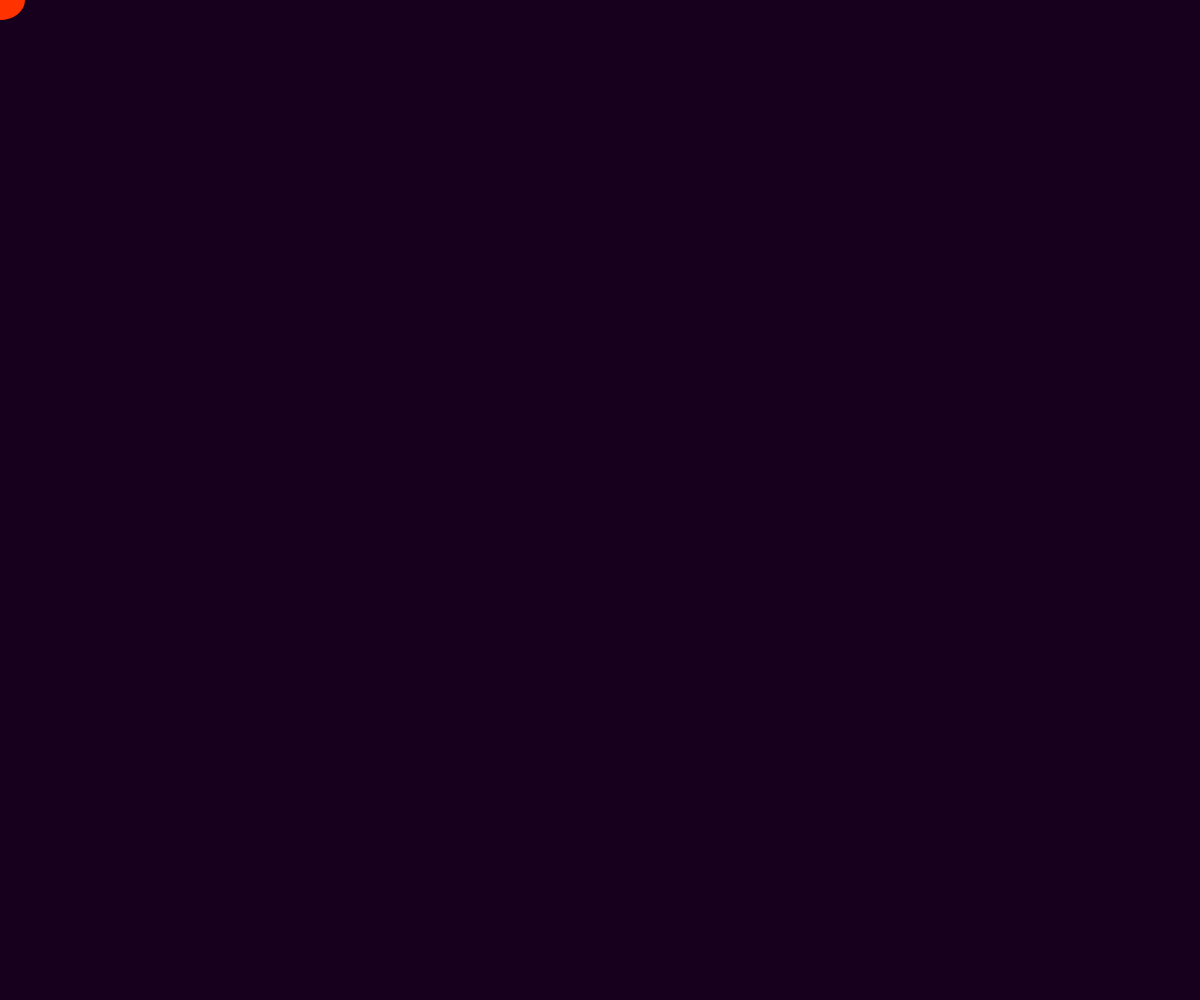
Frame 1 (no input)
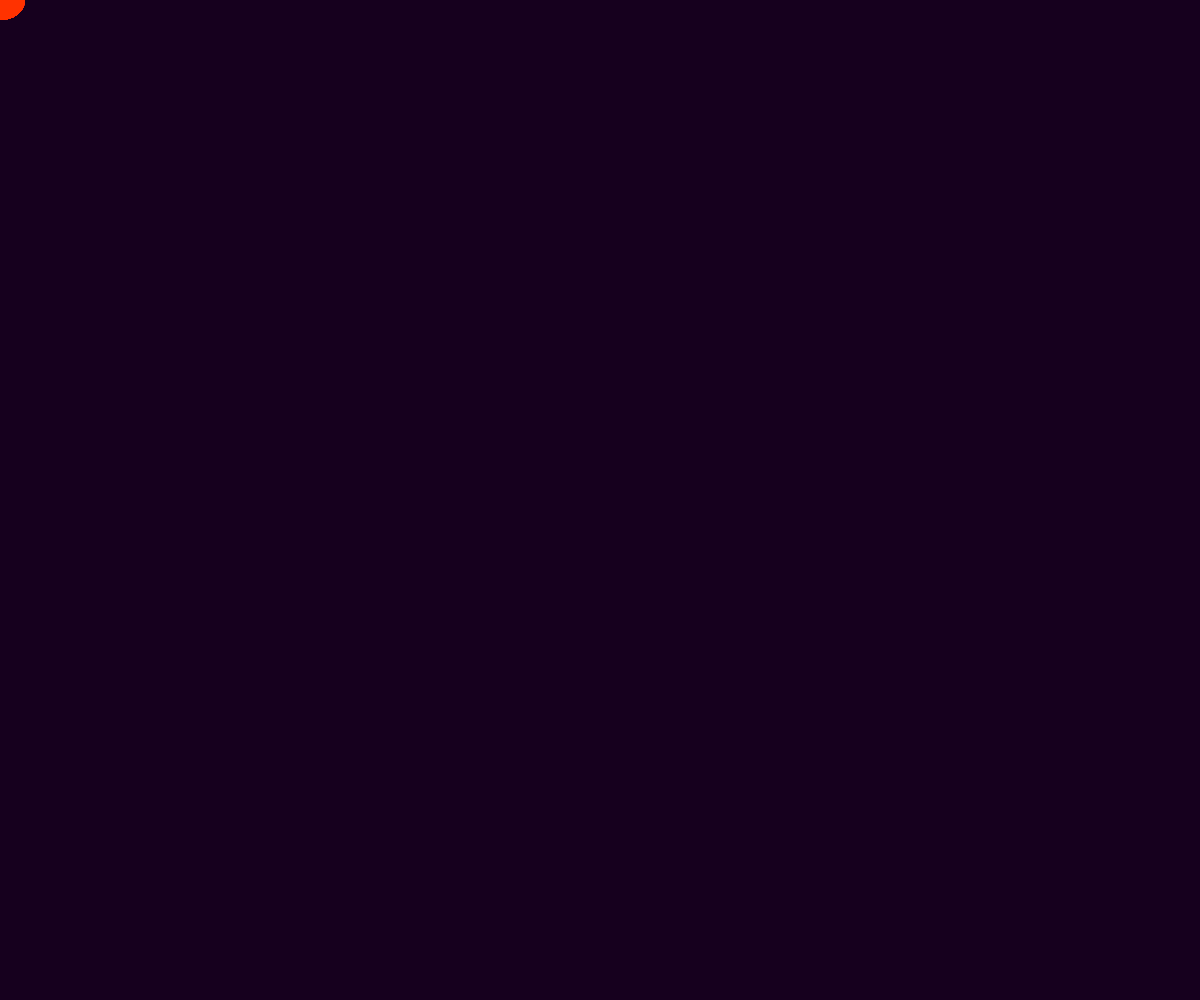
Frame 60 (no input)
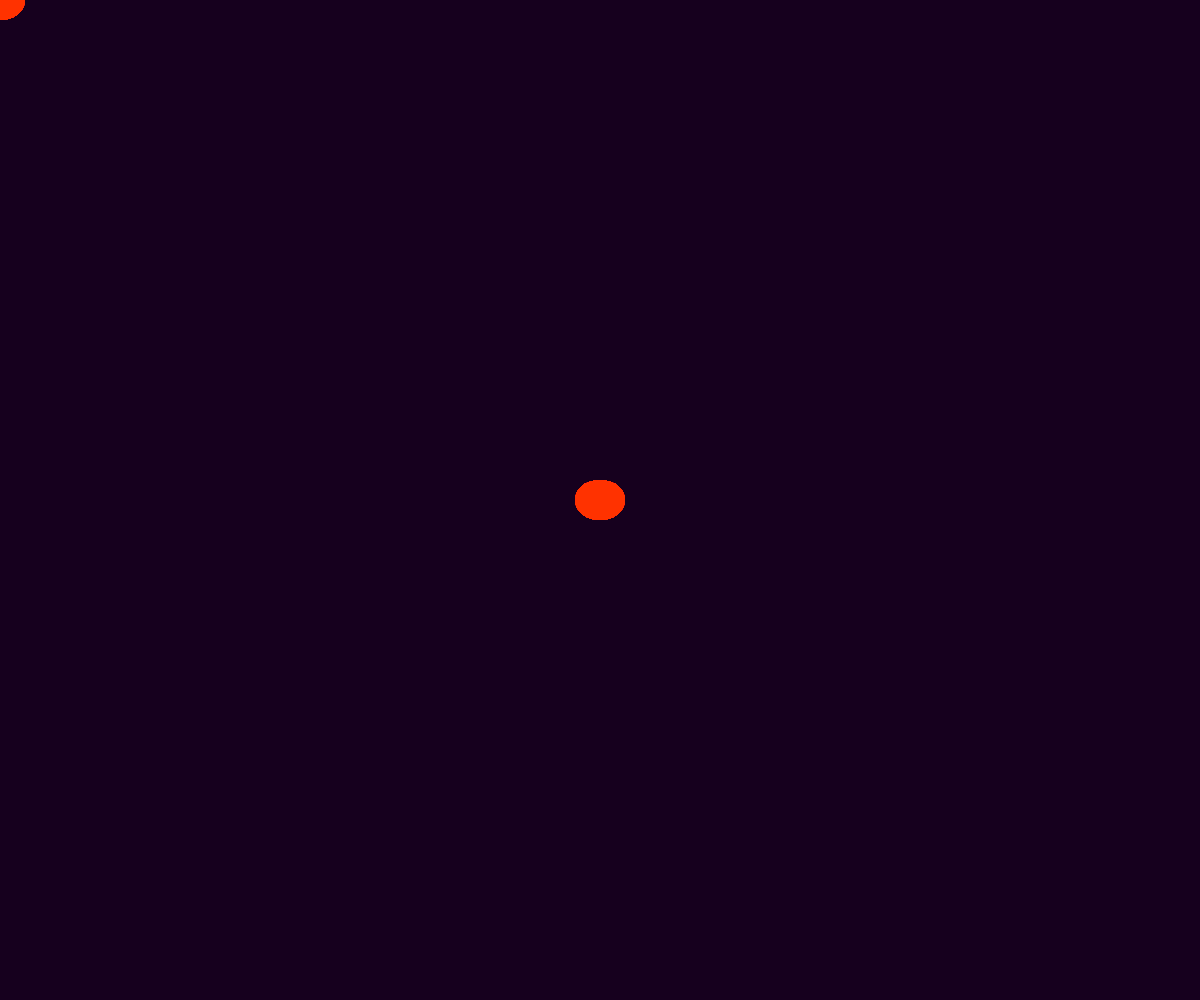
Frame 120 (the mouse pressed at the canvas centre since frame 60)

The p5.js sketch that drew these frames (run headless with seeded random() and noise() and a simulated clock; from frame 60 on, the mouse is pressed at the canvas centre):

// p5.js sketch
// ── sketch.js
function setup() {
	createCanvas(windowWidth, windowHeight);
	background(22, 0, 30, 255);
}

function draw() {
	stroke(0, 0);
	fill(255, 50, 0);
	ellipse(mouseX, mouseY, 50, 40);
}

function mouseDragged(){
	stroke(0, 0);
	fill(22, 0, 30, 255);
	ellipse(mouseX, mouseY,110, 110);

}
